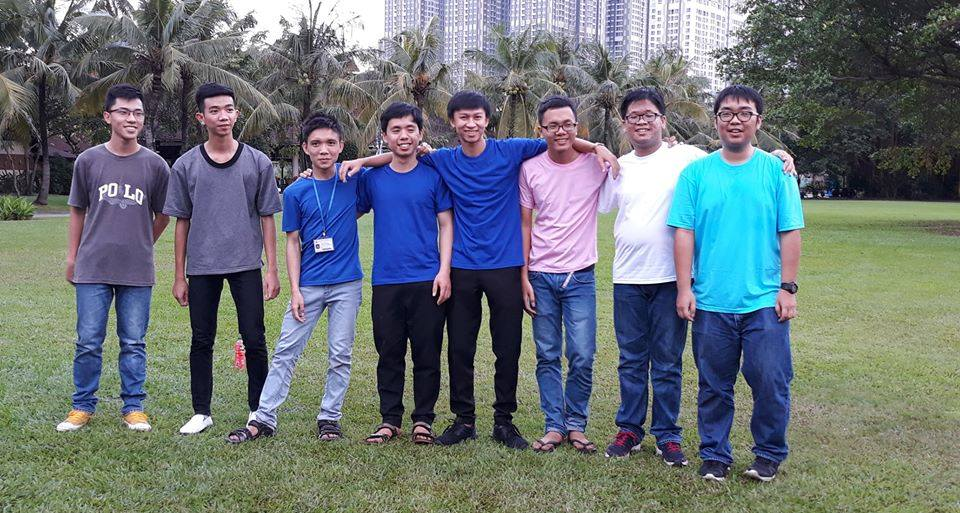
#> input picture src/thiacm.jpg, 960 x 513 px
$ python resize_image.py   (older library calls are emulated)
#> lines starting #> are read from the running program, lines starting #| are printed output that depends on the picture
import cv2
import numpy
from PIL import Image

img = cv2.imread("thiacm.jpg")
#> img is the input picture: shape (513, 960, 3); mean B, G, R 119.5, 114.7, 106.4

print("Original dimenstions: ", img.shape)
#| Original dimenstions:  (513, 960, 3)
print("width: ", img.shape[1])
#| width:  960
print("height: ", img.shape[0])
#| height:  513
path = "thiacm.jpg"
im = Image.open(path).convert('RGB')

r = im.resize((551, 500), Image.ANTIALIAS)
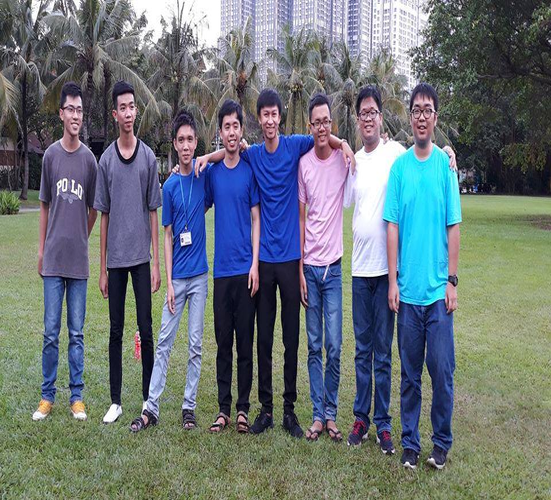
#> r: PIL image 551x500 RGB; mean R, G, B 106.4, 114.7, 119.5
open_cv_image = numpy.array(r)
open_cv_image = open_cv_image[:, :, ::-1].copy()
'''
scale_precent = 60
width = int(img.shape[1] * scale_precent / 100)
height = int(img.shape[0]* scale_precent / 100)
dim = (width, height)

print("dim: ", dim)

resized = cv2.resize(img, dim, interpolation = cv2.INTER_AREA)

print("resized dimestions: ", resized.shape)
'''

cv2.imshow("resized", open_cv_image)
cv2.waitKey(0)
cv2.destroyAllWindows()
